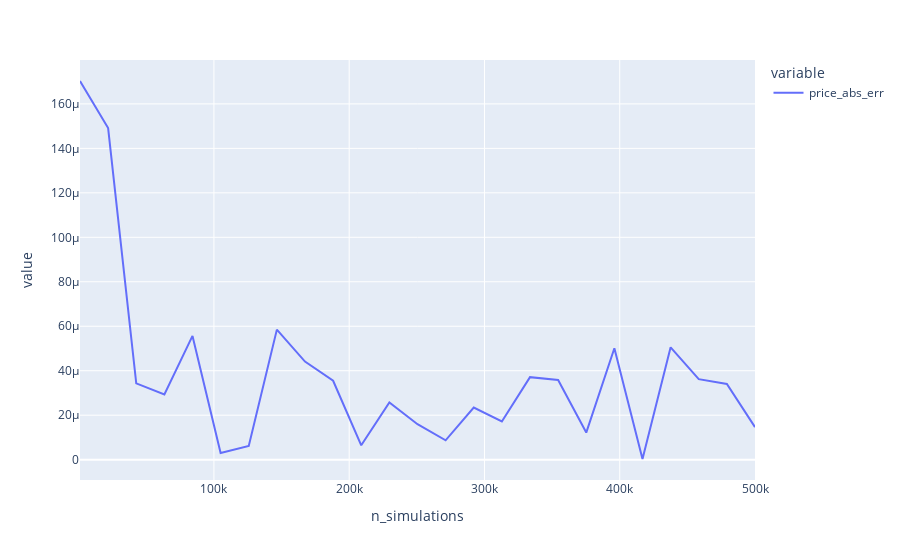

Here is the notebook cell this chart was saved with:
### Markdown cell above
**Plot of the absolute error of the price for each number of simulations**
As expected the error decreases as the number of simulations increases because the mean becomes more stable.

### Code cell
errors_df.set_index("n_simulations")['price_abs_err'].plot()

### Figure 1 — Plotly figure (JSON) as saved in the notebook; plotly's stock layout.template omitted (floating-point values rounded to 4 significant figures)
{"data": [{"hovertemplate": "variable=price_abs_err<br>n_simulations=%{x}<br>value=%{y}<extra></extra>", "legendgroup": "price_abs_err", "line": {"color": "#636efa", "dash": "solid"}, "marker": {"symbol": "circle"}, "mode": "lines", "name": "price_abs_err", "orientation": "v", "showlegend": true, "type": "scatter", "x": [1000, 21791, 42583, 63375, 84166, 104958, 125750, 146541, 167333, 188125, 208916, 229708, 250500, 271291, 292083, 312875, 333666, 354458, 375250, 396041, 416833, 437625, 458416, 479208, 500000], "xaxis": "x", "y": [0.0001703, 0.0001491, 3.431e-05, 2.929e-05, 5.566e-05, 3.016e-06, 6.141e-06, 5.848e-05, 4.41e-05, 3.55e-05, 6.473e-06, 2.578e-05, 1.594e-05, 8.717e-06, 2.342e-05, 1.717e-05, 3.71e-05, 3.581e-05, 1.22e-05, 5.012e-05, 3.046e-07, 5.054e-05, 3.622e-05, 3.404e-05, 1.466e-05], "yaxis": "y"}], "layout": {"legend": {"title": {"text": "variable"}, "tracegroupgap": 0}, "margin": {"t": 60}, "xaxis": {"anchor": "y", "domain": [0, 1], "title": {"text": "n_simulations"}}, "yaxis": {"anchor": "x", "domain": [0, 1], "title": {"text": "value"}}}}
